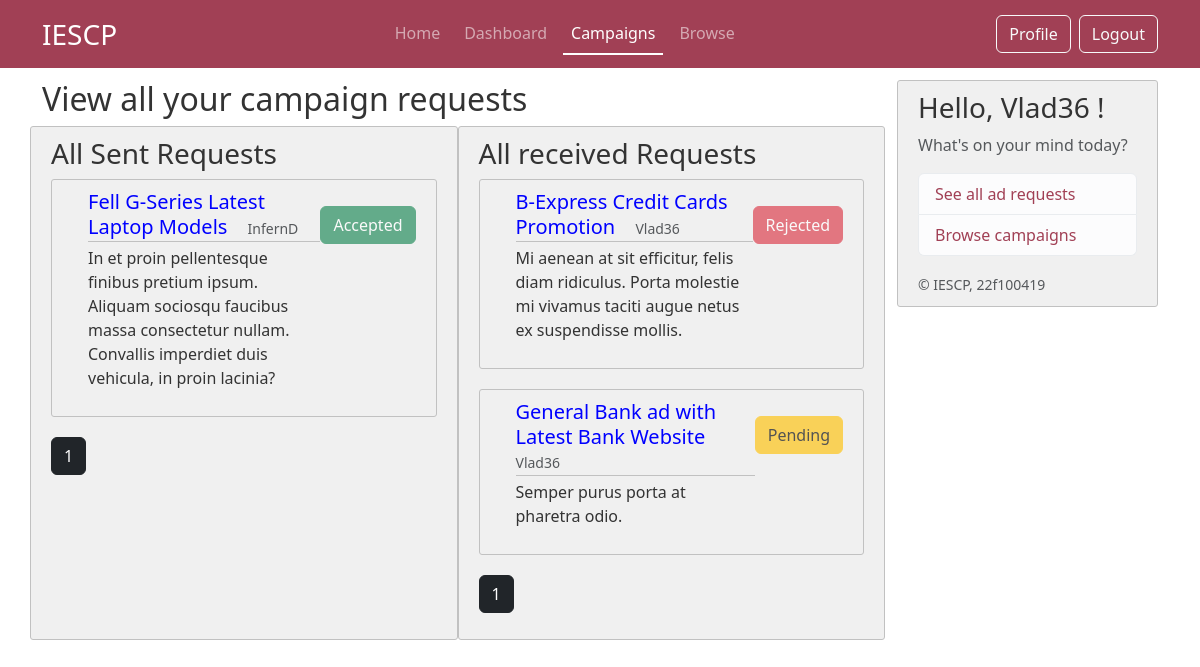
The app's page /campaign (signed in), older data.
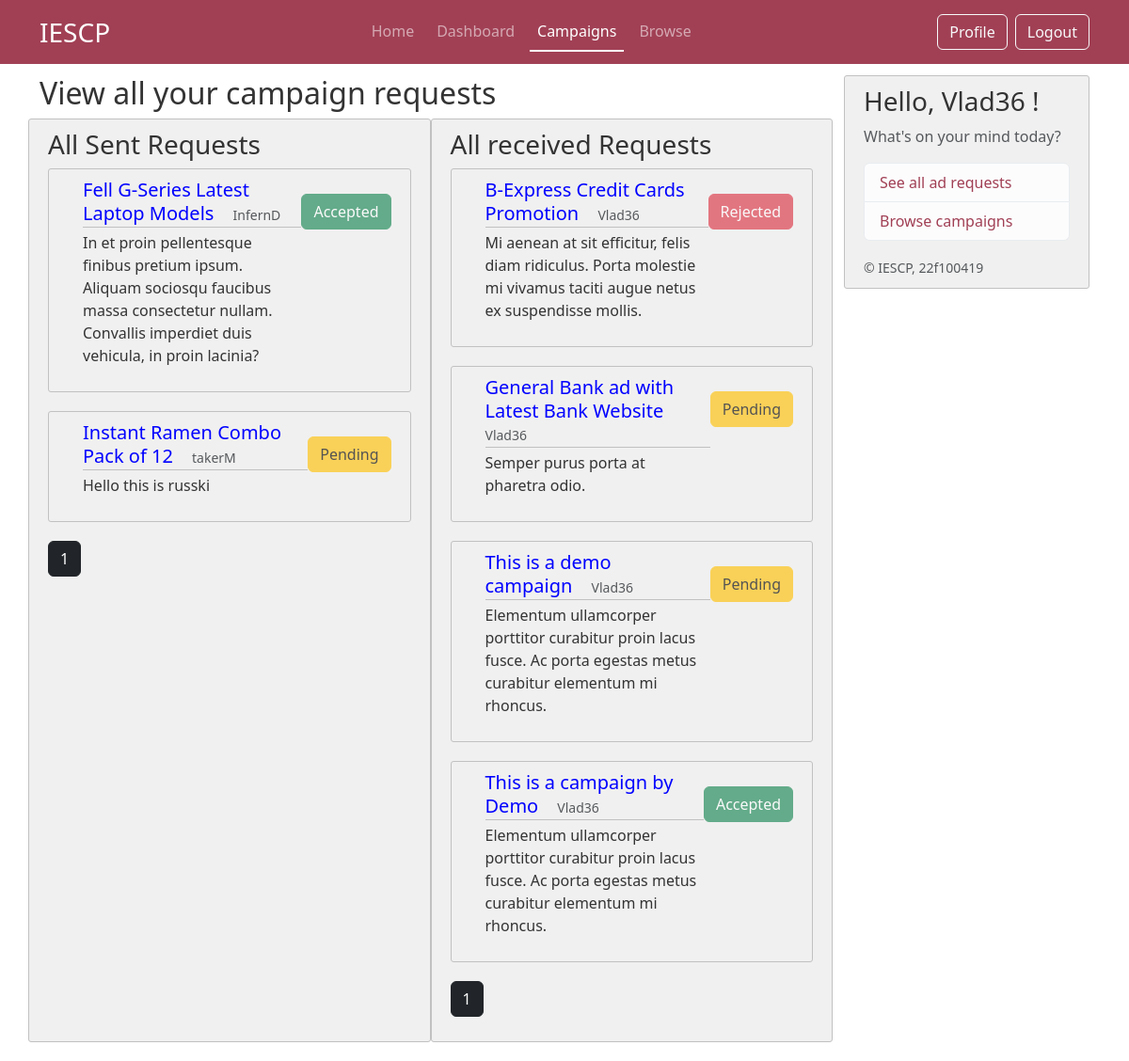
The same page, newer data.
### iescp/models.py (models this page shows, shortened)
class AdRequest(db.Model):
    id = db.Column(db.Integer, primary_key=True)
    post_id = db.Column(db.Integer, db.ForeignKey('post.id'), nullable=False)
    sender_id = db.Column(db.Integer, db.ForeignKey('commonuser.id'), nullable=False)
    receiver_id = db.Column(db.Integer, db.ForeignKey('commonuser.id'), nullable=False)
    description = db.Column(db.Text, nullable=False)
    budget = db.Column(db.String(20), nullable=False)
    expected_completion_date = db.Column(db.DateTime, nullable=False)
    status = db.Column(db.String(20), nullable=False, default='pending')  # pending, accepted, rejected
    post = db.relationship('Post', backref='ad_requests')
    sender = db.relationship('CommonUser', foreign_keys=[sender_id], backref='sent_ad_requests')
    receiver = db.relationship('CommonUser', foreign_keys=[receiver_id], backref='received_ad_requests')

class Post(db.Model):
     id = db.Column(db.Integer, primary_key=True)
     title = db.Column(db.String(100), nullable =False)
     date_posted = db.Column(db.DateTime, nullable =False, default =datetime.now(timezone.utc))
     description = db.Column(db.Text, nullable =False)
     budget = db.Column(db.String(20), nullable =False)
     industry = db.Column(db.String(20), nullable =False)
     end_date = db.Column(db.DateTime, nullable =False)
     user_id = db.Column(db.Integer,db.ForeignKey('sponsor.id'),nullable= False)
     status = db.Column(db.String(20), nullable=False, default='Public')
     author = db.relationship('Sponsor', backref='posts', lazy=True)
     flag = db.Column(db.String(5), nullable=False, default='No') # flag for admin

class CommonUser(db.Model,UserMixin):
     __tablename__ = 'commonuser'
     id = db.Column(db.Integer, primary_key=True)
     role = db.Column(db.String(25), nullable=False) # sponsor or creator
     username = db.Column(db.String(16), unique=True, nullable =False)
     password = db.Column(db.String(60), nullable =False)
     email = db.Column(db.String(50), unique=True, nullable =False)
     firstname = db.Column(db.String(50), nullable=False)
     lastname = db.Column(db.String(50), nullable=False)
     profile_pic = db.Column(db.String(16), nullable =False, default='default.jpg')
     status = db.Column(db.String(12), nullable= False, default='Public') #public or private profile for browse page
     flag = db.Column(db.String(5), nullable=False, default='No') # flag for admin
     phone_no = db.Column(db.String(16), nullable = False)

### iescp/routes.py (the view)
@app.route("/campaign")
@login_required
def campaign():
     if current_user.role == "Sponsor":
          page = request.args.get('senpage',default=1,type=int)
          sponsor = Sponsor.query.filter_by(common_id = current_user.id).first()
          posts = Post.query.filter_by(author = sponsor).order_by(Post.date_posted.desc()).paginate(page=page, per_page=6)
          return render_template("sponsor/02_sponsor_camp_list.html", title= "Campaigns", ads_posts=posts)
     elif current_user.role == "Creator":
          senpage = request.args.get('senpage',default=1,type=int)
          recpage = request.args.get('recpage',default=1,type=int)
          sent_adreq = AdRequest.query.filter_by(sender_id = current_user.id).paginate(page=senpage,per_page=6)
          rec_adreq = AdRequest.query.filter_by(receiver_id = current_user.id).paginate(page=recpage,per_page=6)
          return render_template("creator/02_creator_campaigns.html", title= "Campaigns", ads_sent=sent_adreq, ads_rec = rec_adreq)
     else:
          return redirect(url_for('home'))

### iescp/models.py (called while the page is built)
@login_manager.user_loader
def load_user(user_id):
     return CommonUser.query.get(int(user_id))

### iescp/templates/creator/02_creator_campaigns.html (shortened to what the changed rows need)
{% extends "layout.html" %}
{% block content %}
    <div class="text-start">
        <h1 class="h2">View all your campaign requests</h1>
    </div>
    <div class="row">
        <div class="content-section col-md-6">
            <h2 class="h3"> All Sent Requests</h2>
            {% if ads_sent.total != 0 %}
                {% for ad_post in ads_sent %}
                    <article class="d-flex content-section">
                        <div class="flex-grow-1 ms-3">
                            <div class="article-metadata">
                                <a class="mr-2 h5" href="{{ url_for('view_adreq', ad_id=ad_post.id) }}" style="margin-right: 1rem;"> {{ ad_post.post.title }}</a>
                                <small class="text-muted"> {{ ad_post.receiver.username }}</small>
                            </div>
                            <p class="article-content"> {{ ad_post.description }} </p>
                        </div>
                        <div class="flex-shrink-0 mt-3">
                            {% if ad_post.status=='pending' %}
                                <button type="button" class="btn btn-warning" disabled> Pending </button>
                            {% endif %}
                            {% if ad_post.status=='accepted' %}
                                <button type="button" class="btn btn-success" disabled> Accepted </button>
                            {% endif %}
                        </div>
                    </article>
                {% endfor %}
                {% for page_num in ads_sent.iter_pages(left_edge=1, right_edge=1, left_current=1, right_current=2) %}
                    {% if page_num %}
                        {% if ads_sent.page == page_num %}
                                <a class="btn btn-dark mb-3" href="{{ url_for('campaign', senpage=page_num) }}"> {{ page_num }}</a>
                        {% else %}
                                <a class="btn btn-outline-dark mb-3" href="{{ url_for('campaign', senpage=page_num) }}"> {{ page_num }}</a>
                        {% endif %}
                    {% else %}
                        ...
                    {% endif %}
                {% endfor %}
            {% else %}
                <h3 class="h5"> You have no ad requests</h3>
            {% endif %}
        </div>
        <div class="content-section col-md-6">
            <h2 class="h3"> All received Requests</h2>
            {% if ads_rec.total != 0 %}
                {% for ad_post in ads_rec %}
                    <article class="d-flex content-section">
                        <div class="flex-grow-1 ms-3">
                            <div class="article-metadata">
                                <a class="mr-2 h5" href="{{ url_for('view_adreq', ad_id=ad_post.id)}}" style="margin-right: 1rem;"> {{ ad_post.post.title }}</a>
                                <small class="text-muted"> {{ ad_post.receiver.username }}</small>
                            </div>
                            <p class="article-content"> {{ ad_post.description }} </p>
                        </div>
                        <div class="flex-shrink-0 mt-3">
                            {% if ad_post.status=='pending' %}
                                <button type="button" class="btn btn-warning" disabled> Pending </button>
                            {% endif %}
                            {% if ad_post.status=='accepted' %}
                                <button type="button" class="btn btn-success" disabled> Accepted </button>
                            {% endif %}
                            {% if ad_post.status=='rejected' %}
                                <button type="button" class="btn btn-danger" disabled> Rejected </button>
                            {% endif %}
                        </div>
                    </article>
                {% endfor %}
                {% for page_num in ads_rec.iter_pages(left_edge=1, right_edge=1, left_current=1, right_current=2) %}
                    {% if page_num %}
                        {% if ads_rec.page == page_num %}
                                <a class="btn btn-dark mb-3" href="{{ url_for('campaign', recpage=page_num) }}"> {{ page_num }}</a>
                        {% else %}
                                <a class="btn btn-outline-dark mb-3" href="{{ url_for('campaign', recpage=page_num) }}"> {{ page_num }}</a>
                        {% endif %}
                    {% else %}
                        ...
                    {% endif %}
                {% endfor %}
            {% else %}
                <h3 class="h5"> You have no ad requests</h3>
            {% endif %}
        </div>
    </div>
{% endblock content %}

Row changes from the older to the newer data that the page shows:
added AdRequest: post "Instant Ramen Combo Pack of 12", receiver.username "takerM", description "Hello this is russki", status "Pending", shown under "All Sent Requests"
added AdRequest: post "This is a demo campaign", receiver.username "Vlad36", description "Elementum ullamcorper porttitor curabitur proin lacus fusce. Ac porta egestas metus curabitur elementum mi rhoncus.", status "Pending", shown under "All received Requests"
added AdRequest: post "This is a campaign by Demo", receiver.username "Vlad36", description "Elementum ullamcorper porttitor curabitur proin lacus fusce. Ac porta egestas metus curabitur elementum mi rhoncus.", status "Accepted", shown under "All received Requests"
